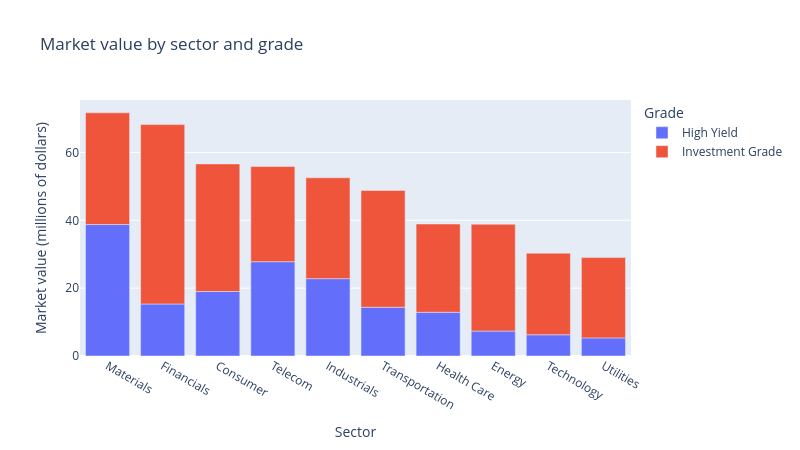

Write notebook code for a chart like this one.
### Markdown cell above
* Point at a bar of the histogram: the box gives the range of the bar and the number of bonds in it. The same chart in matplotlib needed the counts printed beside it.
* Point at the box: the quartiles, the median, and the whisker ends appear on the spot. Point at a dot: the issuer, ticker, and rating of that bond. The dots are the bonds that the box plot of yesterday could only draw as circles beyond the whisker.
* Click Investment Grade in the legend of the histogram and the grade disappears, leaving the other to be read on its own.

Q. How much market value is in each sector, split by grade? Draw it so that each piece can be read by pointing at it.

### Code cell
# market value in millions of dollars for each pair of sector and grade
# a list of two columns in groupby() makes one group per pair, and reset_index() turns the result into a table
value_table = (book.groupby(['sector', 'grade'])['market_value'].sum() / 1_000_000).round(2).reset_index()
print(value_table.head(4))

# the sectors from largest to smallest total, for the order of the bars
sector_totals = value_table.groupby('sector')['market_value'].sum().sort_values(ascending=False)
print(sector_totals.round(2).head(3))

# px.bar() stacks the rows that share a sector. category_orders= sets the order along the axis.
fig = px.bar(value_table, x='sector', y='market_value', color='grade',
             category_orders={'sector': sector_totals.index.tolist()},
             labels={'sector': 'Sector', 'market_value': 'Market value (millions of dollars)', 'grade': 'Grade'},
             title='Market value by sector and grade',
             width=800, height=450)

fig.show()

### Figure 1 — Plotly figure (JSON) as saved in the notebook; plotly's stock layout.template omitted (floating-point values rounded to 4 significant figures)
{"data": [{"hovertemplate": "Grade=High Yield<br>Sector=%{x}<br>Market value (millions of dollars)=%{y}<extra></extra>", "legendgroup": "High Yield", "marker": {"color": "#636efa", "pattern": {"shape": ""}}, "name": "High Yield", "orientation": "v", "showlegend": true, "textposition": "auto", "type": "bar", "x": ["Consumer", "Energy", "Financials", "Health Care", "Industrials", "Materials", "Technology", "Telecom", "Transportation", "Utilities"], "xaxis": "x", "y": [19.02, 7.35, 15.34, 12.89, 22.8, 38.75, 6.26, 27.8, 14.37, 5.34], "yaxis": "y"}, {"hovertemplate": "Grade=Investment Grade<br>Sector=%{x}<br>Market value (millions of dollars)=%{y}<extra></extra>", "legendgroup": "Investment Grade", "marker": {"color": "#EF553B", "pattern": {"shape": ""}}, "name": "Investment Grade", "orientation": "v", "showlegend": true, "textposition": "auto", "type": "bar", "x": ["Consumer", "Energy", "Financials", "Health Care", "Industrials", "Materials", "Technology", "Telecom", "Transportation", "Utilities"], "xaxis": "x", "y": [37.61, 31.48, 52.88, 26.02, 29.74, 32.95, 24.05, 28.05, 34.45, 23.67], "yaxis": "y"}], "layout": {"barmode": "relative", "height": 450, "legend": {"title": {"text": "Grade"}, "tracegroupgap": 0}, "title": {"text": "Market value by sector and grade"}, "width": 800, "xaxis": {"anchor": "y", "categoryarray": ["Materials", "Financials", "Consumer", "Telecom", "Industrials", "Transportation", "Health Care", "Energy", "Technology", "Utilities"], "categoryorder": "array", "domain": [0.0, 1.0], "title": {"text": "Sector"}}, "yaxis": {"anchor": "x", "domain": [0.0, 1.0], "title": {"text": "Market value (millions of dollars)"}}}}
